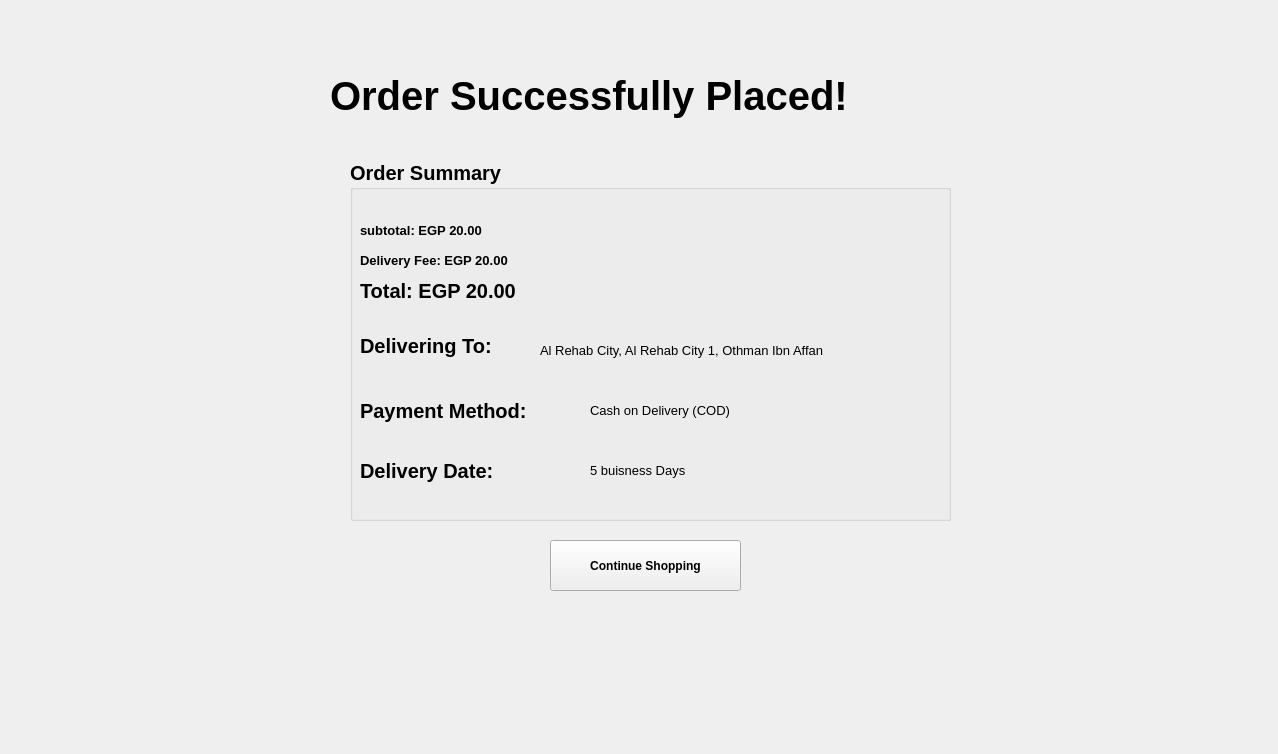
<?xml version="1.0" encoding="UTF-8"?>
<ui version="4.0">
 <class>Confirm</class>
 <widget class="QWidget" name="Confirm">
  <property name="geometry">
   <rect>
    <x>0</x>
    <y>0</y>
    <width>1278</width>
    <height>754</height>
   </rect>
  </property>
  <property name="windowTitle">
   <string>Form</string>
  </property>
  <widget class="QWidget" name="ConfirmWidget" native="true">
   <property name="geometry">
    <rect>
     <x>300</x>
     <y>40</y>
     <width>691</width>
     <height>561</height>
    </rect>
   </property>
   <widget class="QLabel" name="OrderPlacedLabel">
    <property name="geometry">
     <rect>
      <x>30</x>
      <y>30</y>
      <width>641</width>
      <height>51</height>
     </rect>
    </property>
    <property name="font">
     <font>
      <pointsize>30</pointsize>
      <bold>true</bold>
     </font>
    </property>
    <property name="text">
     <string>Order Successfully Placed!</string>
    </property>
   </widget>
   <widget class="QGroupBox" name="groupBox">
    <property name="geometry">
     <rect>
      <x>50</x>
      <y>120</y>
      <width>601</width>
      <height>361</height>
     </rect>
    </property>
    <property name="font">
     <font>
      <pointsize>15</pointsize>
      <bold>true</bold>
     </font>
    </property>
    <property name="title">
     <string>Order Summary</string>
    </property>
    <widget class="QLabel" name="SubTotalLabel">
     <property name="geometry">
      <rect>
       <x>10</x>
       <y>60</y>
       <width>171</width>
       <height>20</height>
      </rect>
     </property>
     <property name="font">
      <font>
       <pointsize>10</pointsize>
       <bold>true</bold>
      </font>
     </property>
     <property name="text">
      <string>subtotal: EGP 20.00</string>
     </property>
    </widget>
    <widget class="QLabel" name="DeliveryLabel">
     <property name="geometry">
      <rect>
       <x>10</x>
       <y>90</y>
       <width>201</width>
       <height>20</height>
      </rect>
     </property>
     <property name="font">
      <font>
       <pointsize>10</pointsize>
       <bold>true</bold>
      </font>
     </property>
     <property name="text">
      <string>Delivery Fee: EGP 20.00</string>
     </property>
    </widget>
    <widget class="QLabel" name="TotalLabel">
     <property name="geometry">
      <rect>
       <x>10</x>
       <y>120</y>
       <width>211</width>
       <height>21</height>
      </rect>
     </property>
     <property name="text">
      <string>Total: EGP 20.00</string>
     </property>
    </widget>
    <widget class="QLabel" name="DeliveringToLabel">
     <property name="geometry">
      <rect>
       <x>10</x>
       <y>160</y>
       <width>191</width>
       <height>51</height>
      </rect>
     </property>
     <property name="text">
      <string>Delivering To:</string>
     </property>
    </widget>
    <widget class="QLabel" name="AddressLabel">
     <property name="geometry">
      <rect>
       <x>190</x>
       <y>180</y>
       <width>401</width>
       <height>20</height>
      </rect>
     </property>
     <property name="font">
      <font>
       <pointsize>10</pointsize>
       <bold>false</bold>
      </font>
     </property>
     <property name="text">
      <string>Al Rehab City, Al Rehab City 1, Othman Ibn Affan</string>
     </property>
    </widget>
    <widget class="QLabel" name="PaymentMethodLabel">
     <property name="geometry">
      <rect>
       <x>10</x>
       <y>230</y>
       <width>221</width>
       <height>41</height>
      </rect>
     </property>
     <property name="text">
      <string>Payment Method:</string>
     </property>
    </widget>
    <widget class="QLabel" name="PaymentMethod">
     <property name="geometry">
      <rect>
       <x>240</x>
       <y>240</y>
       <width>301</width>
       <height>20</height>
      </rect>
     </property>
     <property name="font">
      <font>
       <pointsize>10</pointsize>
       <bold>false</bold>
      </font>
     </property>
     <property name="text">
      <string>Cash on Delivery (COD)</string>
     </property>
    </widget>
    <widget class="QLabel" name="DelievryDateLabel">
     <property name="geometry">
      <rect>
       <x>10</x>
       <y>290</y>
       <width>211</width>
       <height>41</height>
      </rect>
     </property>
     <property name="text">
      <string>Delivery Date:</string>
     </property>
    </widget>
    <widget class="QLabel" name="DeliveryDate">
     <property name="geometry">
      <rect>
       <x>240</x>
       <y>300</y>
       <width>291</width>
       <height>20</height>
      </rect>
     </property>
     <property name="font">
      <font>
       <pointsize>10</pointsize>
       <bold>false</bold>
      </font>
     </property>
     <property name="text">
      <string>5 buisness Days</string>
     </property>
    </widget>
   </widget>
   <widget class="QPushButton" name="pushButton">
    <property name="geometry">
     <rect>
      <x>250</x>
      <y>500</y>
      <width>191</width>
      <height>51</height>
     </rect>
    </property>
    <property name="font">
     <font>
      <bold>true</bold>
     </font>
    </property>
    <property name="text">
     <string>Continue Shopping</string>
    </property>
   </widget>
  </widget>
 </widget>
 <resources/>
 <connections/>
</ui>
